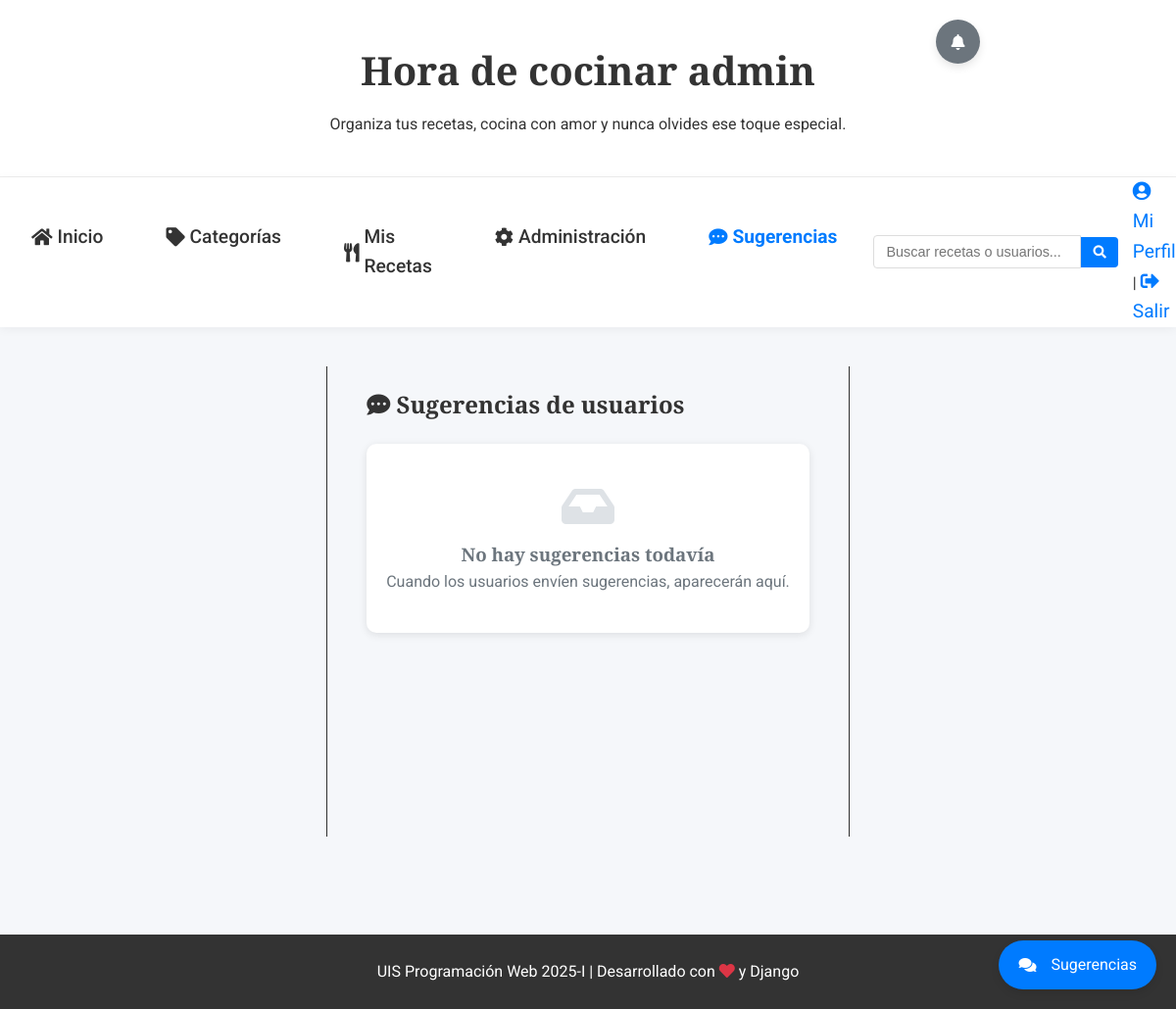
The app's page /sugerencias/ (signed in), older data.
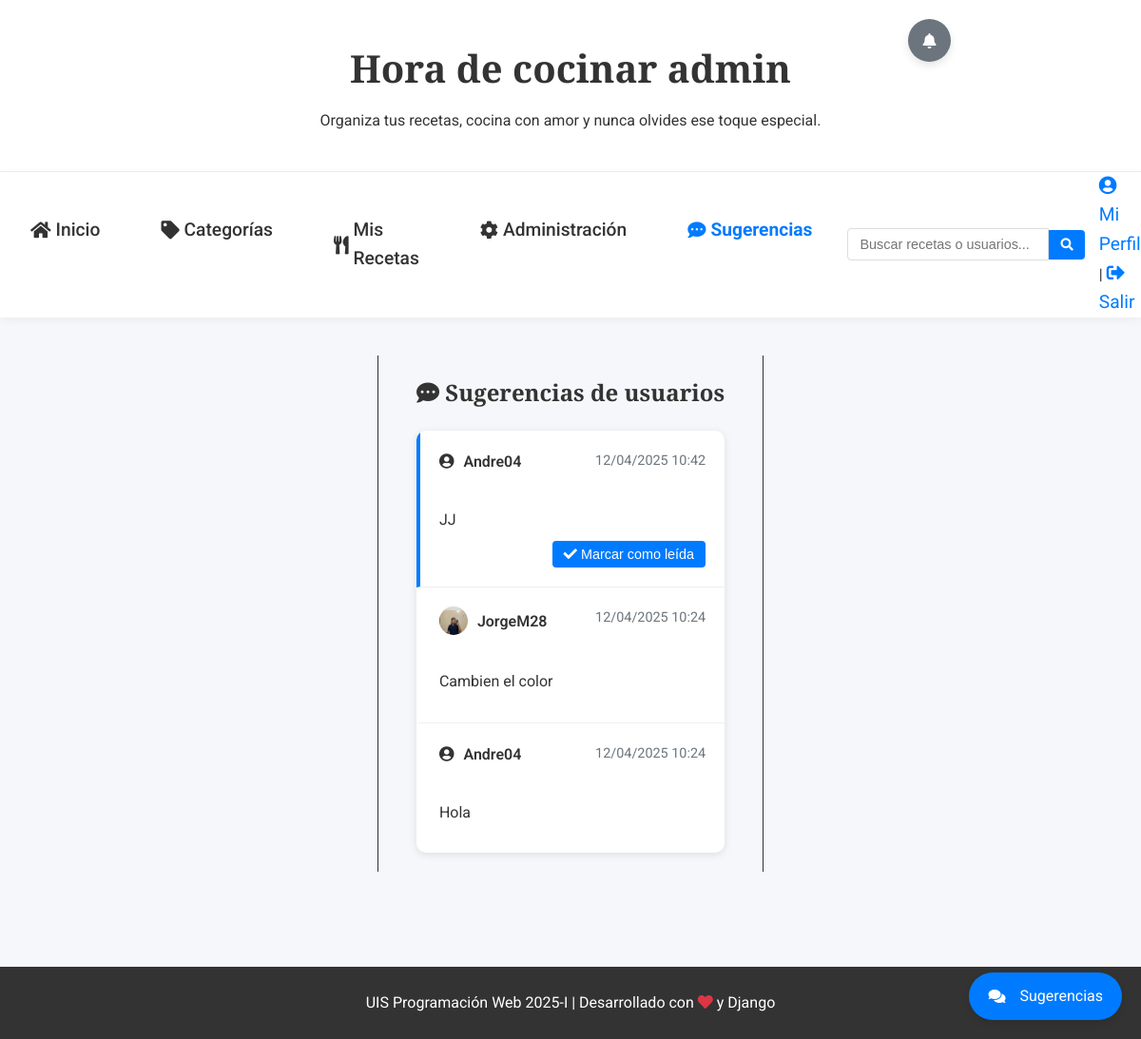
The same page, newer data.
### post/models.py (models this page shows, shortened)
class Suggestion(models.Model):
    user = models.ForeignKey(User, on_delete=models.CASCADE, related_name='suggestions')
    message = models.TextField(verbose_name='Mensaje')
    created_at = models.DateTimeField(auto_now_add=True)
    is_read = models.BooleanField(default=False)

class Profile(models.Model):
    user = models.OneToOneField(User, on_delete=models.CASCADE)
    profile_image = models.ImageField(upload_to='profile_pics/', null=True, blank=True, verbose_name='Foto de Perfil')
    bio = models.TextField(null=True, blank=True, verbose_name='Biografía')

### post/views.py (the view)
# urls.py: path('sugerencias/', views.suggestions_list, name='suggestions_list'),
@login_required
def suggestions_list(request):
    if not request.user.is_superuser:
        messages.error(request, 'No tienes permiso para acceder a esta página')
        return redirect('index')
    suggestions = Suggestion.objects.all().order_by('-created_at')
    return render(request, 'post/suggestions_list.html', {'suggestions': suggestions})

### post/templates/post/suggestions_list.html (shortened to what this page needs)
{% extends 'post/base.html' %}
{% load static %}
{% block content %}
<div class="suggestions-container">
    <div class="suggestions-header">
        <h1><i class="fas fa-comment-dots"></i> Sugerencias de usuarios</h1>
    </div>
    <div class="suggestions-list">
        {% if suggestions %}
            {% for suggestion in suggestions %}
                <div class="suggestion-item {% if suggestion.is_read %}suggestion-read{% else %}suggestion-unread{% endif %}" id="suggestion-{{ suggestion.id }}">
                    <div class="suggestion-header">
                        <div class="suggestion-user">
                            {% if suggestion.user.profile.profile_image %}
                                <img src="{{ suggestion.user.profile.profile_image.url }}" alt="{{ suggestion.user.username }}">
                            {% else %}
                                <i class="fas fa-user-circle"></i>
                            {% endif %}
                            {{ suggestion.user.username }}
                        </div>
                        <div class="suggestion-time">
                            {{ suggestion.created_at|date:"d/m/Y H:i" }}
                        </div>
                    </div>
                    <div class="suggestion-content">
                        {{ suggestion.message }}
                    </div>
                    {% if not suggestion.is_read %}
                        <div class="suggestion-actions">
                            <button class="btn-mark-read" onclick="markAsRead({{ suggestion.id }})">
                                <i class="fas fa-check"></i> Marcar como leída
                            </button>
                        </div>
                    {% endif %}
                </div>
            {% endfor %}
        {% else %}
            <div class="no-suggestions">
                <i class="fas fa-inbox" style="font-size: 3rem; color: #dee2e6; display: block; margin-bottom: 10px;"></i>
                <h3>No hay sugerencias todavía</h3>
                <p>Cuando los usuarios envíen sugerencias, aparecerán aquí.</p>
            </div>
        {% endif %}
    </div>
</div>
{% endblock %}

Row changes from the older to the newer data that the page shows:
added Suggestion: user.username "Andre04", created_at "12/04/2025 10:42", message "JJ", is_read False (drawn)
added Suggestion: user.profile.profile_image (picture), user.username "JorgeM28", created_at "12/04/2025 10:24", message "Cambien el color"
added Suggestion: user.username "Andre04", created_at "12/04/2025 10:24", message "Hola"
Text that changed along with them:
text no longer shown: "No hay sugerencias todavía Cuando los usuarios envíen sugerencias, aparecerán aquí."
